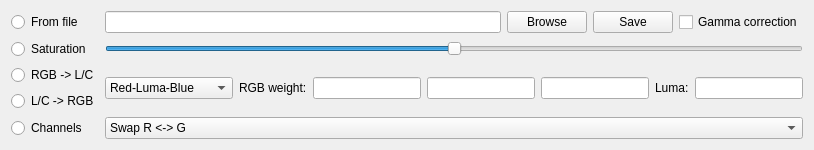
         <widget class="QWidget" name="Trans1">
          <attribute name="title">
           <string>Single 16M LUT</string>
          </attribute>
          <layout class="QGridLayout" name="gridLayout_12">
           <item row="1" column="0">
            <widget class="QRadioButton" name="Trans1Op1">
             <property name="text">
              <string>Saturation</string>
             </property>
            </widget>
           </item>
           <item row="0" column="0">
            <widget class="QRadioButton" name="Trans1Op0">
             <property name="text">
              <string>From file</string>
             </property>
            </widget>
           </item>
           <item row="2" column="0">
            <widget class="QRadioButton" name="Trans1Op2">
             <property name="text">
              <string>RGB -&gt; L/C</string>
             </property>
            </widget>
           </item>
           <item row="4" column="0">
            <widget class="QRadioButton" name="Trans1Op4">
             <property name="text">
              <string>Channels</string>
             </property>
            </widget>
           </item>
           <item row="3" column="0">
            <widget class="QRadioButton" name="Trans1Op3">
             <property name="text">
              <string>L/C -&gt; RGB</string>
             </property>
            </widget>
           </item>
           <item row="0" column="1">
            <layout class="QGridLayout" name="gridLayout_22">
             <item row="0" column="1">
              <widget class="QPushButton" name="Trans1FileBtn">
               <property name="text">
                <string>Browse</string>
               </property>
              </widget>
             </item>
             <item row="0" column="0">
              <widget class="QLineEdit" name="Trans1File"/>
             </item>
             <item row="0" column="2">
              <widget class="QPushButton" name="Trans1FileSave">
               <property name="text">
                <string>Save</string>
               </property>
              </widget>
             </item>
             <item row="0" column="3">
              <widget class="QCheckBox" name="Trans1Gamma">
               <property name="text">
                <string>Gamma correction</string>
               </property>
              </widget>
             </item>
            </layout>
           </item>
           <item row="1" column="1">
            <widget class="QSlider" name="Trans1Sat">
             <property name="minimum">
              <number>-201</number>
             </property>
             <property name="maximum">
              <number>201</number>
             </property>
             <property name="pageStep">
              <number>1</number>
             </property>
             <property name="orientation">
              <enum>Qt::Horizontal</enum>
             </property>
            </widget>
           </item>
           <item row="4" column="1">
            <widget class="QComboBox" name="Trans1Chan">
             <item>
              <property name="text">
               <string>Swap R &lt;-&gt; G</string>
              </property>
             </item>
             <item>
              <property name="text">
               <string>Swap G &lt;-&gt; B</string>
              </property>
             </item>
             <item>
              <property name="text">
               <string>Swap B &lt;-&gt; R</string>
              </property>
             </item>
             <item>
              <property name="text">
               <string>Rotate RGB -&gt; GBR</string>
              </property>
             </item>
             <item>
              <property name="text">
               <string>Rotate RGB -&gt; BRG</string>
              </property>
             </item>
             <item>
              <property name="text">
               <string>Copy R to GB</string>
              </property>
             </item>
             <item>
              <property name="text">
               <string>Copy G to BR</string>
              </property>
             </item>
             <item>
              <property name="text">
               <string>Copy B to RG</string>
              </property>
             </item>
             <item>
              <property name="text">
               <string>Copy R to G</string>
              </property>
             </item>
             <item>
              <property name="text">
               <string>Copy G to B</string>
              </property>
             </item>
             <item>
              <property name="text">
               <string>Copy B to R</string>
              </property>
             </item>
             <item>
              <property name="text">
               <string>Copy B to G</string>
              </property>
             </item>
             <item>
              <property name="text">
               <string>Copy G to R</string>
              </property>
             </item>
             <item>
              <property name="text">
               <string>Copy R to B</string>
              </property>
             </item>
            </widget>
           </item>
           <item row="2" column="1" rowspan="2">
            <layout class="QGridLayout" name="gridLayout">
             <item row="0" column="0">
              <widget class="QComboBox" name="Trans1YuvType">
               <item>
                <property name="text">
                 <string>Red-Luma-Blue</string>
                </property>
               </item>
               <item>
                <property name="text">
                 <string>Red-Green-Luma</string>
                </property>
               </item>
               <item>
                <property name="text">
                 <string>Luma-Green-Blue</string>
                </property>
               </item>
               <item>
                <property name="text">
                 <string>Chroma only</string>
                </property>
               </item>
              </widget>
             </item>
             <item row="0" column="1">
              <widget class="QLabel" name="Trans1YuvWeightL">
               <property name="text">
                <string>RGB weight:</string>
               </property>
              </widget>
             </item>
             <item row="0" column="3">
              <widget class="QLineEdit" name="Trans1YuvWeightG"/>
             </item>
             <item row="0" column="2">
              <widget class="QLineEdit" name="Trans1YuvWeightR"/>
             </item>
             <item row="0" column="4">
              <widget class="QLineEdit" name="Trans1YuvWeightB"/>
             </item>
             <item row="0" column="5">
              <widget class="QLabel" name="Trans1YuvLumaL">
               <property name="text">
                <string>Luma:</string>
               </property>
              </widget>
             </item>
             <item row="0" column="6">
              <widget class="QLineEdit" name="Trans1YuvLumaT"/>
             </item>
            </layout>
           </item>
          </layout>
         </widget>
